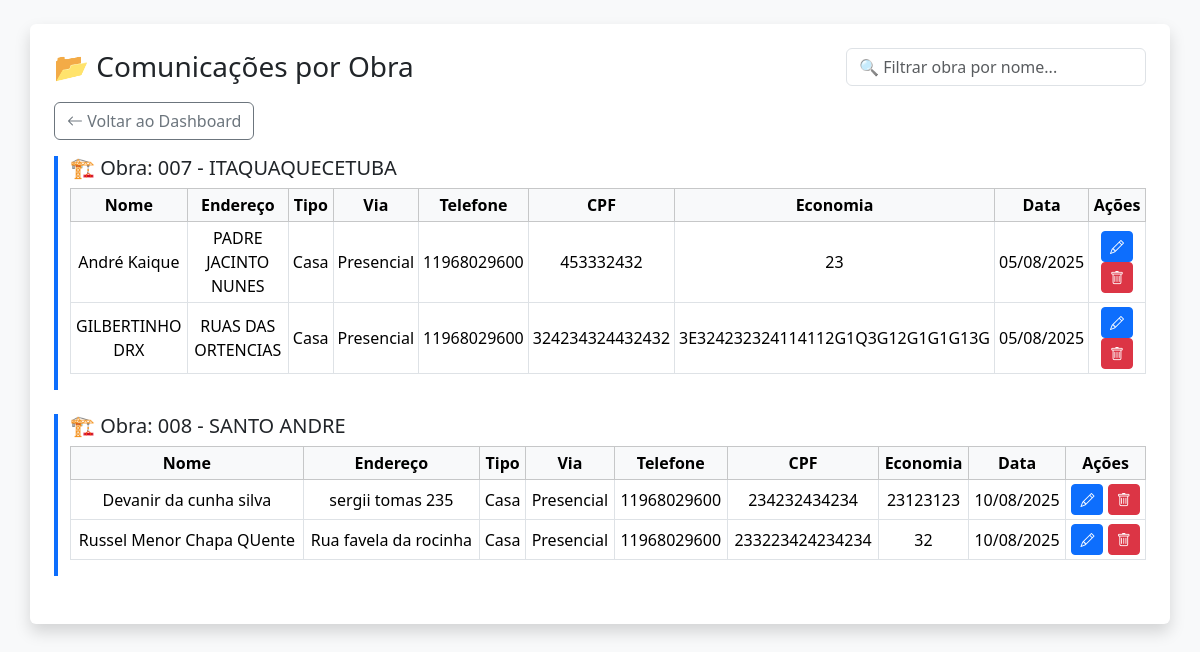
/comunicacoes (signed in), run on the app's committed database.
### app/models.py (models this page shows)
class Obra(db.Model):
    id = db.Column(db.Integer, primary_key=True)
    nome = db.Column(db.String(100), nullable=False)
    descricao = db.Column(db.Text)
    endereco = db.Column(db.String(255))
    responsavel = db.Column(db.String(100))
    data_inicio = db.Column(db.Date)
    data_fim = db.Column(db.Date)
    criado_em = db.Column(db.DateTime, default=datetime.utcnow)

class ComunicacaoObra(db.Model):
    __tablename__ = 'comunicacao_obra'
    id = db.Column(db.Integer, primary_key=True)
    nome = db.Column(db.String(100), nullable=False)
    cpf = db.Column(db.String(20))
    endereco = db.Column(db.String(255))
    telefone = db.Column(db.String(50))
    bairro = db.Column(db.String(100))
    numero = db.Column(db.String(20))
    comunicado = db.Column(db.String(20))
    economia = db.Column(db.String(50))
    assinatura = db.Column(db.String(100))
    tipo_imovel = db.Column(db.String(200))
    data_envio = db.Column(db.DateTime, default=datetime.utcnow)
    obra_id = db.Column(db.Integer, db.ForeignKey('obra.id', name='fk_comunicacao_obra'))
    obra = db.relationship("Obra", backref="comunicacoes")
    usuario_id = db.Column(db.Integer, db.ForeignKey('user.id', name='fk_usuario_comunicacao'))
    usuario = db.relationship("User", backref="comunicacoes")  # ✅ AQUI
    vistorias = db.relationship("VistoriaImovel", back_populates="comunicacao", cascade="all, delete-orphan")

### app/obras/routes.py (the view)
@obras_bp.route('/comunicacoes', methods=['GET'])
def listar_comunicacoes():
    if 'user_id' not in session:
        return redirect(url_for('auth.login'))
    user = User.query.get(session['user_id'])
    obras = Obra.query.order_by(Obra.nome).all() if user.cargo == 'admin' else Obra.query.filter_by(id=user.obra_id).all()
    return render_template('comunicacoes/comunicacoes_dashboard.html', obras=obras)

### templates/comunicacoes/comunicacoes_dashboard.html (shortened to what this page needs)
<!DOCTYPE html>
<html lang="pt-BR">
  <head>
    <link
      href="https://cdn.jsdelivr.net/npm/bootstrap@5.3.3/dist/css/bootstrap.min.css"
      rel="stylesheet"
    />
    <link
      href="https://cdn.jsdelivr.net/npm/bootstrap-icons@1.10.5/font/bootstrap-icons.css"
      rel="stylesheet"
    />
  </head>
  <body class="bg-light p-3 p-md-4">
    <div class="container bg-white p-4 rounded shadow">
      <div
        class="d-flex flex-column flex-md-row justify-content-between align-items-start align-items-md-center mb-3 gap-2"
      >
        <h3 class="text-center text-md-start mb-0">📂 Comunicações por Obra</h3>
        {% if session.cargo == 'admin' %}
        <input
          type="text"
          class="form-control w-100 w-md-auto"
          id="filtroObra"
          placeholder="🔍 Filtrar obra por nome..."
          style="max-width: 300px"
        />
        {% endif %}
      </div>
      <div class="mb-3">
            <a href="{{ url_for('auth.dashboard') }}" class="btn btn-outline-secondary">
          <i class="bi bi-arrow-left"></i> Voltar ao Dashboard
        </a>
      </div>
      {% for obra in obras %}
      <div class="obra-bloco mb-4" data-obra="{{ obra.nome | lower }}">
        <h5 class="mt-3">🏗️ Obra: {{ obra.nome }}</h5>
        {% if obra.comunicacoes %}
        <div class="table-responsive">
          <table class="table table-bordered table-sm align-middle text-center">
            <thead class="table-light">
              <tr>
                <th>Nome</th>
                <th>Endereço</th>
                <th>Tipo</th>
                <th>Via</th>
                <th>Telefone</th>
                <th>CPF</th>
                <th>Economia</th>
                <th>Data</th>
                {% if session.cargo == 'admin' %}
                <th>Ações</th>
                {% endif %}
              </tr>
            </thead>
            <tbody>
              {% for r in obra.comunicacoes %}
              <tr>
                <td>{{ r.nome }}</td>
                <td>{{ r.endereco }}</td>
                <td>{{ r.tipo_imovel }}</td>
                <td>{{ r.comunicado }}</td>
                <td>{{ r.telefone }}</td>
                <td>{{ r.cpf }}</td>
                <td>{{ r.economia }}</td>
                <td>{{ r.data_envio.strftime('%d/%m/%Y') }}</td>
                {% if session.cargo == 'admin' %}
                <td>
                  <a
                    href="{{ url_for('obras.editar_comunicacao', id=r.id) }}"
                    class="btn btn-sm btn-primary"
                  >
                    <i class="bi bi-pencil"></i>
                  </a>
                  <form
                    method="POST"
                    action="{{ url_for('obras.excluir_comunicacao', id=r.id) }}"
                    class="d-inline"
                    onsubmit="return confirm('Confirmar exclusão?')"
                  >
                    <button class="btn btn-sm btn-danger">
                      <i class="bi bi-trash"></i>
                    </button>
                  </form>
                </td>
                {% endif %}
              </tr>
              {% endfor %}
            </tbody>
          </table>
        </div>
        {% else %}
        <p class="text-muted">Nenhuma comunicação cadastrada para esta obra.</p>
        {% endif %}
      </div>
      {% endfor %}
    </div>
  </body>
</html>

### templates/comunicacoes/comunicacoes_dashboard.html (style rules this page uses)
.obra-bloco { border-left: 4px solid #0d6efd; padding-left: 12px; }

### data on the page
Obra: nome "007 - ITAQUAQUECETUBA"
ComunicacaoObra: nome "André Kaique", endereco "PADRE JACINTO NUNES", tipo_imovel "Casa", comunicado "Presencial", telefone "11968029600", cpf "453332432", economia "23", data_envio "05/08/2025"
ComunicacaoObra: nome "GILBERTINHO DRX", endereco "RUAS DAS ORTENCIAS", tipo_imovel "Casa", comunicado "Presencial", telefone "11968029600", cpf "324234324432432", economia "3E324232324114112G1Q3G12G1G1G13G", data_envio "05/08/2025"
Obra: nome "008 - SANTO ANDRE"
ComunicacaoObra: nome "Devanir da cunha silva", endereco "sergii tomas 235", tipo_imovel "Casa", comunicado "Presencial", telefone "11968029600", cpf "234232434234", economia "23123123", data_envio "10/08/2025"
ComunicacaoObra: nome "Russel Menor Chapa QUente", endereco "Rua favela da rocinha", tipo_imovel "Casa", comunicado "Presencial", telefone "11968029600", cpf "233223424234234", economia "32", data_envio "10/08/2025"
